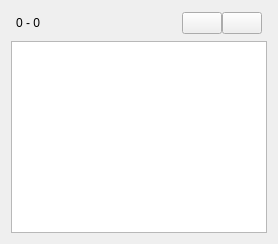
      <widget class="QWidget" name="tab_3">
       <attribute name="title">
        <string>Promotions</string>
       </attribute>
       <layout class="QVBoxLayout" name="verticalLayout_3">
        <item>
         <widget class="QWidget" name="widget_3" native="true">
          <property name="minimumSize">
           <size>
            <width>0</width>
            <height>0</height>
           </size>
          </property>
          <layout class="QHBoxLayout" name="horizontalLayout_3">
           <property name="spacing">
            <number>0</number>
           </property>
           <property name="leftMargin">
            <number>5</number>
           </property>
           <property name="topMargin">
            <number>1</number>
           </property>
           <property name="rightMargin">
            <number>5</number>
           </property>
           <property name="bottomMargin">
            <number>1</number>
           </property>
           <item>
            <widget class="QLabel" name="promotionsIndexLabel">
             <property name="text">
              <string>0 - 0</string>
             </property>
            </widget>
           </item>
           <item>
            <spacer name="HorizontalSpacer_3">
             <property name="orientation">
              <enum>Qt::Horizontal</enum>
             </property>
             <property name="sizeHint" stdset="0">
              <size>
               <width>40</width>
               <height>20</height>
              </size>
             </property>
            </spacer>
           </item>
           <item>
            <widget class="QPushButton" name="promotionsPreviousBtn">
             <property name="maximumSize">
              <size>
               <width>40</width>
               <height>40</height>
              </size>
             </property>
             <property name="cursor">
              <cursorShape>PointingHandCursor</cursorShape>
             </property>
             <property name="styleSheet">
              <string notr="true"/>
             </property>
             <property name="text">
              <string/>
             </property>
             <property name="icon">
              <iconset resource="icons/icons.qrc">
               <normaloff>:/images/previous_button.png</normaloff>:/images/previous_button.png</iconset>
             </property>
             <property name="iconSize">
              <size>
               <width>20</width>
               <height>20</height>
              </size>
             </property>
            </widget>
           </item>
           <item>
            <widget class="QPushButton" name="promotionsNextBtn">
             <property name="maximumSize">
              <size>
               <width>40</width>
               <height>40</height>
              </size>
             </property>
             <property name="cursor">
              <cursorShape>PointingHandCursor</cursorShape>
             </property>
             <property name="styleSheet">
              <string notr="true"/>
             </property>
             <property name="text">
              <string/>
             </property>
             <property name="icon">
              <iconset resource="icons/icons.qrc">
               <normaloff>:/images/next_button.png</normaloff>:/images/next_button.png</iconset>
             </property>
             <property name="iconSize">
              <size>
               <width>20</width>
               <height>20</height>
              </size>
             </property>
            </widget>
           </item>
          </layout>
         </widget>
        </item>
        <item>
         <widget class="QListView" name="promotionsListView">
          <property name="sizePolicy">
           <sizepolicy hsizetype="Expanding" vsizetype="Expanding">
            <horstretch>0</horstretch>
            <verstretch>1</verstretch>
           </sizepolicy>
          </property>
         </widget>
        </item>
       </layout>
      </widget>
